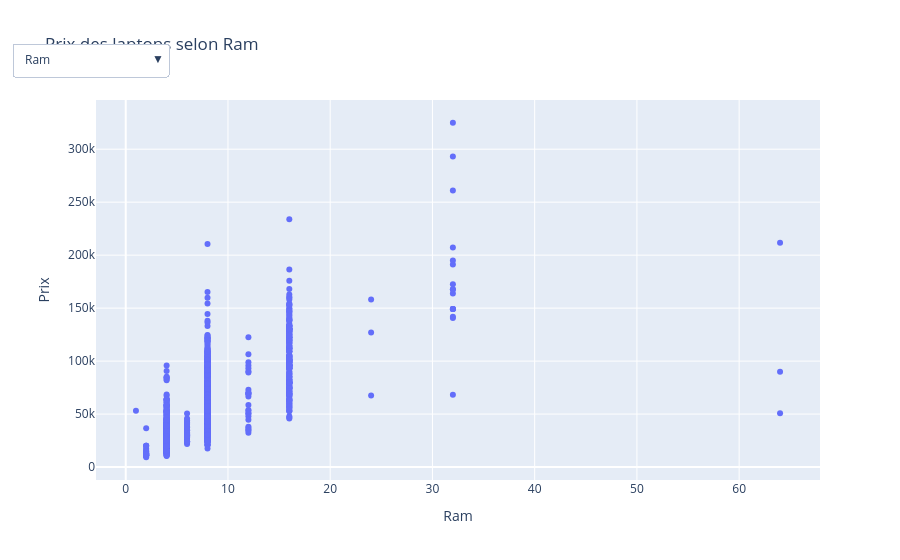

Notebook cell for this chart:
### Code cell
import plotly.graph_objects as go

features = [
    "Ram",
    "Cpu_Frequence_GHz",
    "weight_kg",
    "Res_Width",
    "Res_Height",
    "Inches"
]

fig = go.Figure()

# Graphique initial
fig.add_trace(
    go.Scatter(
        x=df[features[0]],
        y=df["Price"],
        mode="markers",
        text=df["Company"],
        customdata=df[["Company", "TypeName", "Cpu_Gamme", "has_ssd"]],
        hovertemplate=
            "Valeur : %{x}<br>" +
            "Prix : %{y}<br>" +
            "Marque : %{customdata[0]}<br>" +
            "Type : %{customdata[1]}<br>" +
            "CPU : %{customdata[2]}<br>" +
            "SSD : %{customdata[3]}<extra></extra>"
    )
)

buttons = []

for feature in features:
    buttons.append(
        dict(
            label=feature,
            method="update",
            args=[
                {"x": [df[feature]]},
                {
                    "title": f"Prix des laptops selon {feature}",
                    "xaxis": {"title": feature},
                    "yaxis": {"title": "Prix"}
                }
            ]
        )
    )

fig.update_layout(
    title=f"Prix des laptops selon {features[0]}",
    xaxis_title=features[0],
    yaxis_title="Prix",
    updatemenus=[
        dict(
            buttons=buttons,
            direction="down",
            showactive=True,
            x=0.1,
            y=1.15
        )
    ]
)

fig.show()

### Figure 1 — Plotly figure (JSON) as saved in the notebook; plotly's stock layout.template omitted (floating-point values rounded to 4 significant figures; data arrays with more than 128 entries replaced by an {"elided": "..."} marker saying what was removed)
{"data": [{"customdata": {"elided": "1271x4 mixed values"}, "hovertemplate": "Valeur : %{x}<br>Prix : %{y}<br>Marque : %{customdata[0]}<br>Type : %{customdata[1]}<br>CPU : %{customdata[2]}<br>SSD : %{customdata[3]}<extra></extra>", "mode": "markers", "text": {"elided": "1271 str values"}, "type": "scatter", "x": {"elided": "1271 int values"}, "y": {"elided": "1271 float values"}}], "layout": {"title": {"text": "Prix des laptops selon Ram"}, "updatemenus": [{"buttons": [{"args": [{"x": {"elided": "1x1271 int values"}}, {"title": "Prix des laptops selon Ram", "xaxis": {"title": "Ram"}, "yaxis": {"title": "Prix"}}], "label": "Ram", "method": "update"}, {"args": [{"x": {"elided": "1x1271 float values"}}, {"title": "Prix des laptops selon Cpu_Frequence_GHz", "xaxis": {"title": "Cpu_Frequence_GHz"}, "yaxis": {"title": "Prix"}}], "label": "Cpu_Frequence_GHz", "method": "update"}, {"args": [{"x": {"elided": "1x1271 float values"}}, {"title": "Prix des laptops selon weight_kg", "xaxis": {"title": "weight_kg"}, "yaxis": {"title": "Prix"}}], "label": "weight_kg", "method": "update"}, {"args": [{"x": {"elided": "1x1271 int values"}}, {"title": "Prix des laptops selon Res_Width", "xaxis": {"title": "Res_Width"}, "yaxis": {"title": "Prix"}}], "label": "Res_Width", "method": "update"}, {"args": [{"x": {"elided": "1x1271 int values"}}, {"title": "Prix des laptops selon Res_Height", "xaxis": {"title": "Res_Height"}, "yaxis": {"title": "Prix"}}], "label": "Res_Height", "method": "update"}, {"args": [{"x": {"elided": "1x1271 float values"}}, {"title": "Prix des laptops selon Inches", "xaxis": {"title": "Inches"}, "yaxis": {"title": "Prix"}}], "label": "Inches", "method": "update"}], "direction": "down", "showactive": true, "x": 0.1, "y": 1.15}], "xaxis": {"title": {"text": "Ram"}}, "yaxis": {"title": {"text": "Prix"}}}}
